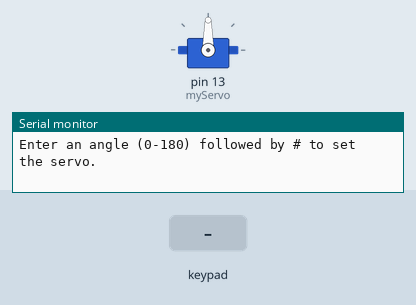
Recording of a sketch running on a simulated Arduino Uno, built with avr-gcc and run on an emulated ATmega328P. Shown: servo, the last lines printed to the serial monitor. The inputs (shaded band) are chosen by the test bench.

Above: at 1.4 s.
1.5 s: key '#' pressed
At 2.1 s:
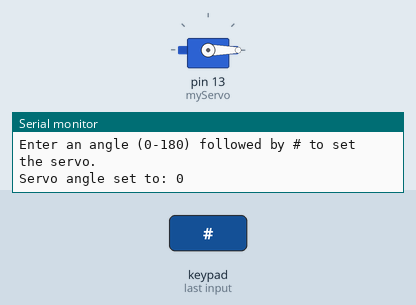
3.0 s: keypad keys 2 3 4 5 pressed 0.444 s apart
6.2 s: key 'A' pressed
8.1 s: keypad keys 2 3 4 5 # pressed 0.444 s apart
13.2 s: key '*' pressed
Timing chart, 0 to 15.7 s (numbered marks = the images above; inputs shaded):
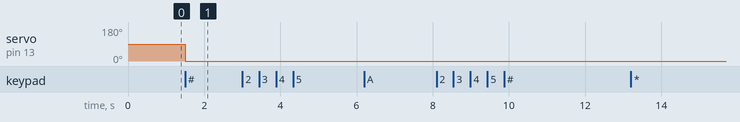

The sketch:

keypadServo.ino
```cpp
#include <Servo.h>
#include <Adafruit_Keypad.h>

const byte ROWS = 4;
const byte COLS = 4;

char keys[ROWS][COLS] = {
  {'1', '2', '3', 'A'},
  {'4', '5', '6', 'B'},
  {'7', '8', '9', 'C'},
  {'*', '0', '#', 'D'}
};

byte rowPins[ROWS] = {2, 3, 4, 5};
byte colPins[COLS] = {6, 7, 8, 9};

Adafruit_Keypad customKeypad = Adafruit_Keypad(makeKeymap(keys), rowPins, colPins, ROWS, COLS);
Servo myServo;

String inputAngle = "";

void setup() {
  Serial.begin(9600);
  myServo.attach(13);
  customKeypad.begin();
  Serial.println("Enter an angle (0-180) followed by # to set the servo.");
}

void loop() {
  customKeypad.tick();
  while (customKeypad.available()) {
    keypadEvent e = customKeypad.read();

    if (e.bit.EVENT == KEY_JUST_PRESSED) {
      char pressedKey = (char)e.bit.KEY;

      if (pressedKey >= '0' && pressedKey <= '9') {
        inputAngle += pressedKey;
        Serial.print("Current Input: ");
        Serial.println(inputAngle);
      } else if (pressedKey == '#') {
        int angle = inputAngle.toInt();
        if (angle >= 0 && angle <= 180) {
          myServo.write(angle);
          Serial.print("Servo angle set to: ");
          Serial.println(angle);
        } else {
          Serial.println("Error: Angle out of range (0-180).");
        }
        inputAngle = "";
      } else if (pressedKey == '*') {
        inputAngle = "";
        Serial.println("Input cleared.");
      } else {
        Serial.println("Invalid key. Use 0-9, * to clear, or # to confirm.");
      }
    }
  }

  delay(300);
}
```

Measured:
- after the input at 1.5 s, servo on pin 13 (myServo): 90° → 0° at once
